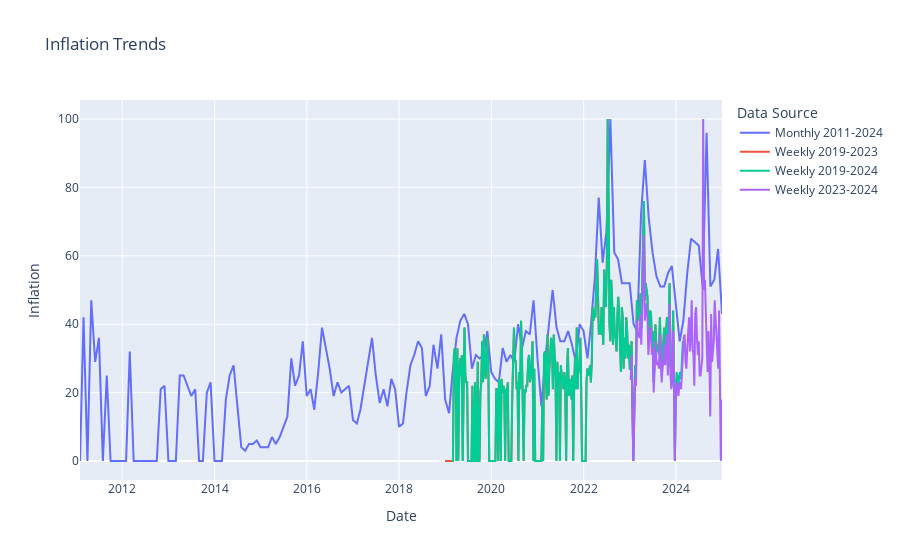

Notebook code cell kept with this figure:
### Code cell
fig = go.Figure()
fig.add_trace(go.Scatter(x=gt_m_2011_2024.index, y=gt_m_2011_2024['Inflación'], mode='lines', name='Monthly 2011-2024'))
fig.add_trace(go.Scatter(x=gt_w_2019_2023.index, y=gt_w_2019_2023['Inflación'], mode='lines', name='Weekly 2019-2023'))
fig.add_trace(go.Scatter(x=gt_w_2019_2024.index, y=gt_w_2019_2024['Inflación'], mode='lines', name='Weekly 2019-2024'))
fig.add_trace(go.Scatter(x=gt_w_2023_2024.index, y=gt_w_2023_2024['Inflación'], mode='lines', name='Weekly 2023-2024'))

fig.update_layout(
    title='Inflation Trends',
    xaxis_title='Date',
    yaxis_title='Inflation',
    legend_title='Data Source'
)
fig.show()
